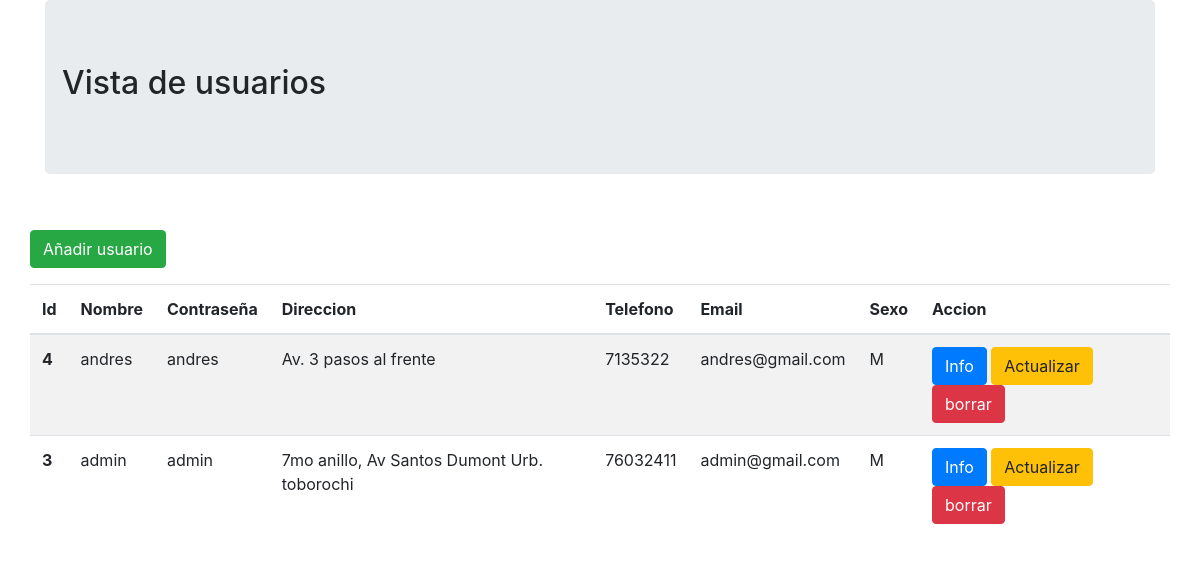
Screenshot of /user.php with the database file from the repository.
### tables this page shows
CREATE TABLE `Persona` (
  `id` int UNSIGNED NOT NULL,
  `nombre` varchar(50) NOT NULL,
  `contraseña` varchar(56) NOT NULL,
  `direccion` varchar(80) NOT NULL,
  `telefono` int NOT NULL,
  `email` varchar(40) NOT NULL,
  `sexo` varchar(1) NOT NULL
);

### user.php (the view, shortened to what this page needs)
<!DOCTYPE html>
<html lang="es">
<head>
    <link rel="stylesheet" href="assets/css/bootstrap.min.css">
</head>
<body>
        <div class="container">
          <div class="jumbotron">
            <div class="row">
                <h2>Vista de usuarios <span class="badge badge-secondary"></span></h2>
            </div>
          </div>
            <div class="row">
                <p>
                    <a href="create.php" class="btn btn-success">Añadir usuario</a>
                </p>
                <table class="table table-striped">
                    <thead>
                        <tr>
                            <th scope="col">Id</th>
                            <th scope="col">Nombre</th>
                            <th scope="col">Contraseña</th>
                            <th scope="col">Direccion</th>
                            <th scope="col">Telefono</th>
                            <th scope="col">Email</th>
                            <th scope="col">Sexo</th>
                            <th scope="col">Accion</th>
                        </tr>
                    </thead>
                    <tbody>
                        <?php
                        $pdo = Banco::conectar();
                        $sql = 'SELECT * FROM Persona ORDER BY id DESC';
                        foreach($pdo->query($sql)as $row)
                        {
                            echo '<tr>';
			                echo '<th scope="row">'. $row['id'] . '</th>';
                            echo '<td>'. $row['nombre'] . '</td>';
                            echo '<td>'. $row['contraseña'] . '</td>';
                            echo '<td>'. $row['direccion'] . '</td>';
                            echo '<td>'. $row['telefono'] . '</td>';
                            echo '<td>'. $row['email'] . '</td>';
                            echo '<td>'. $row['sexo'] . '</td>';
                            echo '<td width=250>';
                            echo '<a class="btn btn-primary" href="read.php?id='.$row['id'].'">Info</a>';
                            echo '<a class="btn btn-warning" href="update.php?id='.$row['id'].'">Actualizar</a>';
                            echo '<a class="btn btn-danger" href="delete.php?id='.$row['id'].'">borrar</a>';
                            echo '</td>';
                            echo '</tr>';
                        }
                        ?>
                    </tbody>
                </table>
            </div>
        </div>
</body>
</html>

### rows the page displays
persona: id "4", nombre "andres", contraseña "andres", direccion "Av. 3 pasos al frente", telefono "7135322", email "andres@gmail.com", sexo "M"
persona: id "3", nombre "admin", contraseña "admin", direccion "7mo anillo, Av Santos Dumont Urb. toborochi", telefono "76032411", email "admin@gmail.com", sexo "M"
